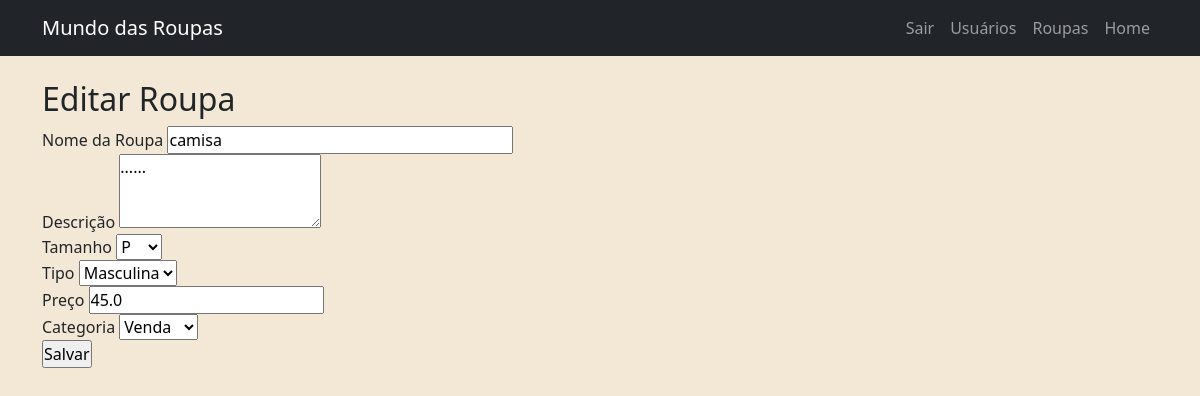
Screenshot of /produtos/1/editar (signed in) with the database file from the repository.
### app/models/roupa.py (models this page shows)
class Roupa(db.Model):
    __tablename__ = 'roupas'
    id = db.Column(db.Integer, primary_key=True)
    nome = db.Column(db.String(100), nullable=False)
    descricao = db.Column(db.Text)
    tamanho = db.Column(db.String(10))
    tipo = db.Column(db.String(20))
    preco = db.Column(db.Float)
    imagem = db.Column(db.String(200))  # Caminho para o arquivo
    categoria = db.Column(db.String(10))  # 'venda' ou 'doacao'
    status = db.Column(db.String(20), default='disponivel')
    usuario_id = db.Column(db.Integer, db.ForeignKey('usuarios.id'), nullable=False)
    doacao = db.relationship('Doacao', backref='roupa', uselist=False)

### app/routes/produto.py (the view, shortened to what this page needs)
@produtos.route('/<int:id>/editar', methods=['GET', 'POST'])
@login_requerido
@admin_requerido
def editar_roupa(id):
    roupa = Roupa.query.get_or_404(id)
    form = RoupaForm(obj=roupa)
    return render_template('form_roupa.html', form=form, editar=True)

### app/forms/roupa_form.py
class RoupaForm(FlaskForm):
    nome = StringField('Nome da Roupa', validators=[DataRequired()])
    descricao = TextAreaField('Descrição')
    tamanho = SelectField('Tamanho', choices=[
        ('P', 'P'), ('M', 'M'), ('G', 'G'), ('GG', 'GG')
    ], validators=[DataRequired()])
    tipo = SelectField('Tipo', choices=[
        ('masculina', 'Masculina'),
        ('feminina', 'Feminina'),
        ('infantil', 'Infantil'),
        ('outro', 'Outro')
    ])
    preco = FloatField('Preço', validators=[DataRequired()])
    imagem = FileField('Imagem da Roupa')  # Implementação do upload será feita na rota
    categoria = SelectField('Categoria', choices=[
        ('venda', 'Venda'),
        ('doacao', 'Doação')
    ], validators=[DataRequired()])
    submit = SubmitField('Salvar')

### app/templates/produtos/form_roupa.html (shortened to what this page needs)
{% extends 'base.html' %}
{% block content %}
<h2>{{ 'Editar' if editar else 'Nova' }} Roupa</h2>
<form method="post">
  {{ form.nome.label }} {{ form.nome(size=32) }}<br>
  {{ form.descricao.label }} {{ form.descricao(rows=3) }}<br>
  {{ form.tamanho.label }} {{ form.tamanho() }}<br>
  {{ form.tipo.label }} {{ form.tipo() }}<br>
  {{ form.preco.label }} {{ form.preco() }}<br>
  {{ form.categoria.label }} {{ form.categoria() }}<br>
  {{ form.submit() }}
</form>
{% endblock %}

### app/static/style/style.css (style rules this page uses)
* { margin: 0px; box-sizing: border-box; padding: 0px; }
body { background-color: #f3e8d5; }
html { font-family: 'DM Serif Display', Serif; font-weight: 500; }
:root { --slide-count: 4; --time: 15s; --gap: 7px; --slide-height: 300px; --slide-width: 200px; }

### rows the page displays
Roupa: nome "camisa", descricao "......", tamanho "P", tipo "Masculina", preco "45.0", categoria "Venda"

### other values shown
{{ 'Editar' if editar else 'Nova' }} "Editar"
